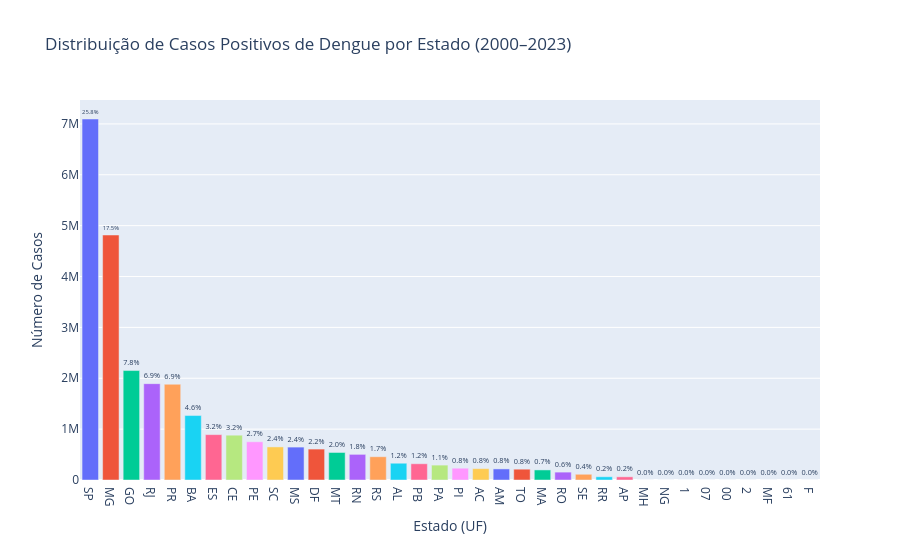

Source (notebook cell):
### Code cell
df_estado["Percentual"] = (
    df_estado["Notificações"]
    / df_estado["Notificações"].sum()
    * 100
)

df_estado = df_estado.sort_values(
    by="Notificações",
    ascending=False
)

fig = px.bar(
    df_estado,
    x="Estado",
    y="Notificações",
    color="Notificações",
    color_continuous_scale="Reds",
    text=df_estado["Percentual"].map(lambda x: f"{x:.1f}%"),
    title="Distribuição de Casos Positivos de Dengue por Estado (2000–2023)",
)

fig.update_traces(textposition="outside")

fig.update_layout(
    xaxis_title="Estado (UF)",
    yaxis_title="Número de Casos",
    showlegend=False
)

fig.show()

### Figure 1 — Plotly figure (JSON) as saved in the notebook; plotly's stock layout.template omitted (floating-point values rounded to 4 significant figures)
{"data": [{"hovertemplate": "Notificações=%{y}<br>Estado=%{x}<br>text=%{text}<extra></extra>", "legendgroup": "7096577", "marker": {"color": "#636efa", "pattern": {"shape": ""}}, "name": "7096577", "orientation": "v", "showlegend": true, "text": ["25.8%"], "textposition": "outside", "type": "bar", "x": ["SP"], "xaxis": "x", "y": [7096577], "yaxis": "y"}, {"hovertemplate": "Notificações=%{y}<br>Estado=%{x}<br>text=%{text}<extra></extra>", "legendgroup": "4816099", "marker": {"color": "#EF553B", "pattern": {"shape": ""}}, "name": "4816099", "orientation": "v", "showlegend": true, "text": ["17.5%"], "textposition": "outside", "type": "bar", "x": ["MG"], "xaxis": "x", "y": [4816099], "yaxis": "y"}, {"hovertemplate": "Notificações=%{y}<br>Estado=%{x}<br>text=%{text}<extra></extra>", "legendgroup": "2151796", "marker": {"color": "#00cc96", "pattern": {"shape": ""}}, "name": "2151796", "orientation": "v", "showlegend": true, "text": ["7.8%"], "textposition": "outside", "type": "bar", "x": ["GO"], "xaxis": "x", "y": [2151796], "yaxis": "y"}, {"hovertemplate": "Notificações=%{y}<br>Estado=%{x}<br>text=%{text}<extra></extra>", "legendgroup": "1894137", "marker": {"color": "#ab63fa", "pattern": {"shape": ""}}, "name": "1894137", "orientation": "v", "showlegend": true, "text": ["6.9%"], "textposition": "outside", "type": "bar", "x": ["RJ"], "xaxis": "x", "y": [1894137], "yaxis": "y"}, {"hovertemplate": "Notificações=%{y}<br>Estado=%{x}<br>text=%{text}<extra></extra>", "legendgroup": "1882387", "marker": {"color": "#FFA15A", "pattern": {"shape": ""}}, "name": "1882387", "orientation": "v", "showlegend": true, "text": ["6.9%"], "textposition": "outside", "type": "bar", "x": ["PR"], "xaxis": "x", "y": [1882387], "yaxis": "y"}, {"hovertemplate": "Notificações=%{y}<br>Estado=%{x}<br>text=%{text}<extra></extra>", "legendgroup": "1266892", "marker": {"color": "#19d3f3", "pattern": {"shape": ""}}, "name": "1266892", "orientation": "v", "showlegend": true, "text": ["4.6%"], "textposition": "outside", "type": "bar", "x": ["BA"], "xaxis": "x", "y": [1266892], "yaxis": "y"}, {"hovertemplate": "Notificações=%{y}<br>Estado=%{x}<br>text=%{text}<extra></extra>", "legendgroup": "892017", "marker": {"color": "#FF6692", "pattern": {"shape": ""}}, "name": "892017", "orientation": "v", "showlegend": true, "text": ["3.2%"], "textposition": "outside", "type": "bar", "x": ["ES"], "xaxis": "x", "y": [892017], "yaxis": "y"}, {"hovertemplate": "Notificações=%{y}<br>Estado=%{x}<br>text=%{text}<extra></extra>", "legendgroup": "880799", "marker": {"color": "#B6E880", "pattern": {"shape": ""}}, "name": "880799", "orientation": "v", "showlegend": true, "text": ["3.2%"], "textposition": "outside", "type": "bar", "x": ["CE"], "xaxis": "x", "y": [880799], "yaxis": "y"}, {"hovertemplate": "Notificações=%{y}<br>Estado=%{x}<br>text=%{text}<extra></extra>", "legendgroup": "751552", "marker": {"color": "#FF97FF", "pattern": {"shape": ""}}, "name": "751552", "orientation": "v", "showlegend": true, "text": ["2.7%"], "textposition": "outside", "type": "bar", "x": ["PE"], "xaxis": "x", "y": [751552], "yaxis": "y"}, {"hovertemplate": "Notificações=%{y}<br>Estado=%{x}<br>text=%{text}<extra></extra>", "legendgroup": "650578", "marker": {"color": "#FECB52", "pattern": {"shape": ""}}, "name": "650578", "orientation": "v", "showlegend": true, "text": ["2.4%"], "textposition": "outside", "type": "bar", "x": ["SC"], "xaxis": "x", "y": [650578], "yaxis": "y"}, {"hovertemplate": "Notificações=%{y}<br>Estado=%{x}<br>text=%{text}<extra></extra>", "legendgroup": "646774", "marker": {"color": "#636efa", "pattern": {"shape": ""}}, "name": "646774", "orientation": "v", "showlegend": true, "text": ["2.4%"], "textposition": "outside", "type": "bar", "x": ["MS"], "xaxis": "x", "y": [646774], "yaxis": "y"}, {"hovertemplate": "Notificações=%{y}<br>Estado=%{x}<br>text=%{text}<extra></extra>", "legendgroup": "607766", "marker": {"color": "#EF553B", "pattern": {"shape": ""}}, "name": "607766", "orientation": "v", "showlegend": true, "text": ["2.2%"], "textposition": "outside", "type": "bar", "x": ["DF"], "xaxis": "x", "y": [607766], "yaxis": "y"}, {"hovertemplate": "Notificações=%{y}<br>Estado=%{x}<br>text=%{text}<extra></extra>", "legendgroup": "541190", "marker": {"color": "#00cc96", "pattern": {"shape": ""}}, "name": "541190", "orientation": "v", "showlegend": true, "text": ["2.0%"], "textposition": "outside", "type": "bar", "x": ["MT"], "xaxis": "x", "y": [541190], "yaxis": "y"}, {"hovertemplate": "Notificações=%{y}<br>Estado=%{x}<br>text=%{text}<extra></extra>", "legendgroup": "504008", "marker": {"color": "#ab63fa", "pattern": {"shape": ""}}, "name": "504008", "orientation": "v", "showlegend": true, "text": ["1.8%"], "textposition": "outside", "type": "bar", "x": ["RN"], "xaxis": "x", "y": [504008], "yaxis": "y"}, {"hovertemplate": "Notificações=%{y}<br>Estado=%{x}<br>text=%{text}<extra></extra>", "legendgroup": "457398", "marker": {"color": "#FFA15A", "pattern": {"shape": ""}}, "name": "457398", "orientation": "v", "showlegend": true, "text": ["1.7%"], "textposition": "outside", "type": "bar", "x": ["RS"], "xaxis": "x", "y": [457398], "yaxis": "y"}, {"hovertemplate": "Notificações=%{y}<br>Estado=%{x}<br>text=%{text}<extra></extra>", "legendgroup": "329599", "marker": {"color": "#19d3f3", "pattern": {"shape": ""}}, "name": "329599", "orientation": "v", "showlegend": true, "text": ["1.2%"], "textposition": "outside", "type": "bar", "x": ["AL"], "xaxis": "x", "y": [329599], "yaxis": "y"}, {"hovertemplate": "Notificações=%{y}<br>Estado=%{x}<br>text=%{text}<extra></extra>", "legendgroup": "319502", "marker": {"color": "#FF6692", "pattern": {"shape": ""}}, "name": "319502", "orientation": "v", "showlegend": true, "text": ["1.2%"], "textposition": "outside", "type": "bar", "x": ["PB"], "xaxis": "x", "y": [319502], "yaxis": "y"}, {"hovertemplate": "Notificações=%{y}<br>Estado=%{x}<br>text=%{text}<extra></extra>", "legendgroup": "292955", "marker": {"color": "#B6E880", "pattern": {"shape": ""}}, "name": "292955", "orientation": "v", "showlegend": true, "text": ["1.1%"], "textposition": "outside", "type": "bar", "x": ["PA"], "xaxis": "x", "y": [292955], "yaxis": "y"}, {"hovertemplate": "Notificações=%{y}<br>Estado=%{x}<br>text=%{text}<extra></extra>", "legendgroup": "231973", "marker": {"color": "#FF97FF", "pattern": {"shape": ""}}, "name": "231973", "orientation": "v", "showlegend": true, "text": ["0.8%"], "textposition": "outside", "type": "bar", "x": ["PI"], "xaxis": "x", "y": [231973], "yaxis": "y"}, {"hovertemplate": "Notificações=%{y}<br>Estado=%{x}<br>text=%{text}<extra></extra>", "legendgroup": "223491", "marker": {"color": "#FECB52", "pattern": {"shape": ""}}, "name": "223491", "orientation": "v", "showlegend": true, "text": ["0.8%"], "textposition": "outside", "type": "bar", "x": ["AC"], "xaxis": "x", "y": [223491], "yaxis": "y"}, {"hovertemplate": "Notificações=%{y}<br>Estado=%{x}<br>text=%{text}<extra></extra>", "legendgroup": "217608", "marker": {"color": "#636efa", "pattern": {"shape": ""}}, "name": "217608", "orientation": "v", "showlegend": true, "text": ["0.8%"], "textposition": "outside", "type": "bar", "x": ["AM"], "xaxis": "x", "y": [217608], "yaxis": "y"}, {"hovertemplate": "Notificações=%{y}<br>Estado=%{x}<br>text=%{text}<extra></extra>", "legendgroup": "212476", "marker": {"color": "#EF553B", "pattern": {"shape": ""}}, "name": "212476", "orientation": "v", "showlegend": true, "text": ["0.8%"], "textposition": "outside", "type": "bar", "x": ["TO"], "xaxis": "x", "y": [212476], "yaxis": "y"}, {"hovertemplate": "Notificações=%{y}<br>Estado=%{x}<br>text=%{text}<extra></extra>", "legendgroup": "197909", "marker": {"color": "#00cc96", "pattern": {"shape": ""}}, "name": "197909", "orientation": "v", "showlegend": true, "text": ["0.7%"], "textposition": "outside", "type": "bar", "x": ["MA"], "xaxis": "x", "y": [197909], "yaxis": "y"}, {"hovertemplate": "Notificações=%{y}<br>Estado=%{x}<br>text=%{text}<extra></extra>", "legendgroup": "154899", "marker": {"color": "#ab63fa", "pattern": {"shape": ""}}, "name": "154899", "orientation": "v", "showlegend": true, "text": ["0.6%"], "textposition": "outside", "type": "bar", "x": ["RO"], "xaxis": "x", "y": [154899], "yaxis": "y"}, {"hovertemplate": "Notificações=%{y}<br>Estado=%{x}<br>text=%{text}<extra></extra>", "legendgroup": "112661", "marker": {"color": "#FFA15A", "pattern": {"shape": ""}}, "name": "112661", "orientation": "v", "showlegend": true, "text": ["0.4%"], "textposition": "outside", "type": "bar", "x": ["SE"], "xaxis": "x", "y": [112661], "yaxis": "y"}, {"hovertemplate": "Notificações=%{y}<br>Estado=%{x}<br>text=%{text}<extra></extra>", "legendgroup": "63561", "marker": {"color": "#19d3f3", "pattern": {"shape": ""}}, "name": "63561", "orientation": "v", "showlegend": true, "text": ["0.2%"], "textposition": "outside", "type": "bar", "x": ["RR"], "xaxis": "x", "y": [63561], "yaxis": "y"}, {"hovertemplate": "Notificações=%{y}<br>Estado=%{x}<br>text=%{text}<extra></extra>", "legendgroup": "62486", "marker": {"color": "#FF6692", "pattern": {"shape": ""}}, "name": "62486", "orientation": "v", "showlegend": true, "text": ["0.2%"], "textposition": "outside", "type": "bar", "x": ["AP"], "xaxis": "x", "y": [62486], "yaxis": "y"}, {"hovertemplate": "Notificações=%{y}<br>Estado=%{x}<br>text=%{text}<extra></extra>", "legendgroup": "3", "marker": {"color": "#B6E880", "pattern": {"shape": ""}}, "name": "3", "orientation": "v", "showlegend": true, "text": ["0.0%"], "textposition": "outside", "type": "bar", "x": ["MH"], "xaxis": "x", "y": [3], "yaxis": "y"}, {"hovertemplate": "Notificações=%{y}<br>Estado=%{x}<br>text=%{text}<extra></extra>", "legendgroup": "2", "marker": {"color": "#FF97FF", "pattern": {"shape": ""}}, "name": "2", "orientation": "v", "showlegend": true, "text": ["0.0%"], "textposition": "outside", "type": "bar", "x": ["NG"], "xaxis": "x", "y": [2], "yaxis": "y"}, {"hovertemplate": "Notificações=%{y}<br>Estado=%{x}<br>text=%{text}<extra></extra>", "legendgroup": "1", "marker": {"color": "#FECB52", "pattern": {"shape": ""}}, "name": "1", "orientation": "v", "showlegend": true, "text": ["0.0%", "0.0%", "0.0%", "0.0%", "0.0%", "0.0%", "0.0%"], "textposition": "outside", "type": "bar", "x": ["1", "07", "00", "2", "MF", "61", "F"], "xaxis": "x", "y": [1, 1, 1, 1, 1, 1, 1], "yaxis": "y"}], "layout": {"barmode": "relative", "legend": {"title": {"text": "Notificações"}, "tracegroupgap": 0}, "showlegend": false, "title": {"text": "Distribuição de Casos Positivos de Dengue por Estado (2000–2023)"}, "xaxis": {"anchor": "y", "domain": [0, 1], "title": {"text": "Estado (UF)"}}, "yaxis": {"anchor": "x", "categoryarray": [1, 2, 3, 62486, 63561, 112661, 154899, 197909, 212476, 217608, 223491, 231973, 292955, 319502, 329599, 457398, 504008, 541190, 607766, 646774, 650578, 751552, 880799, 892017, 1266892, 1882387, 1894137, 2151796, 4816099, 7096577], "categoryorder": "array", "domain": [0, 1], "title": {"text": "Número de Casos"}}}}
